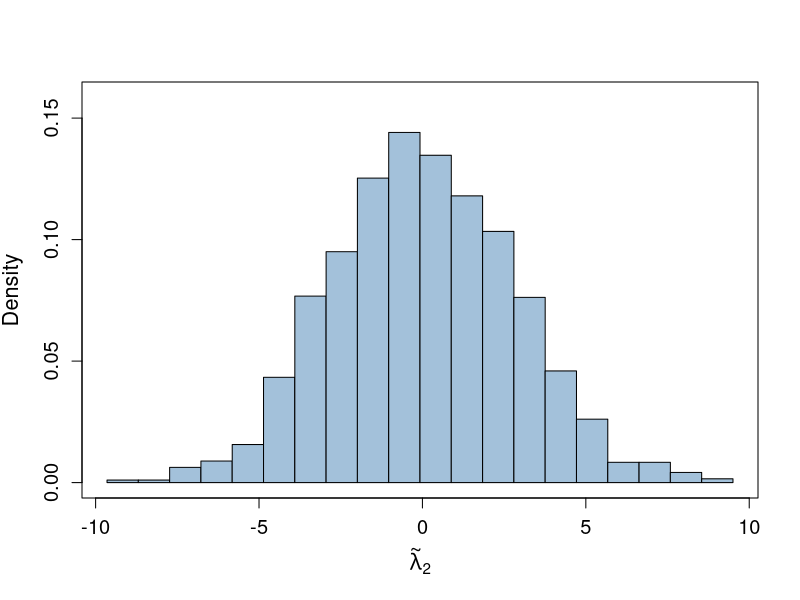

Write the R code that produced this figure.
n <- 5000
p <- 2
R <- 2000
num_bins <- 20

simulate_eigenvalues <- function(n, R) {
  lambda2 <- numeric(R)
  for (i in 1:R) {
    X <- matrix(rnorm(n * p, mean = 0, sd = sqrt(c(1, 2))), nrow = n, ncol = p, byrow = TRUE)
    Sigma_hat <- (t(X) %*% X) / n
    lambda2[i] <- max(eigen(Sigma_hat, symmetric = TRUE)$values)
  }
  sqrt(n) * (lambda2 - 2)
}

asymp_lambda2 <- simulate_eigenvalues(n, R)

range <- range(asymp_lambda2)
breaks_seq <- seq(range[1], range[2], length.out = num_bins + 1)
densities <- hist(asymp_lambda2, breaks = breaks_seq, plot = FALSE, probability = TRUE)

hist(
  asymp_lambda2,
  breaks = breaks_seq,
  probability = TRUE,
  ylim = c(0, 1.1 * max(densities$density)),
  xlab = expression(tilde(lambda)[2]),
  ylab = "Density",
  main = "",
  col = "#A3C1DA",
  border = "black",
  axes = FALSE,
  cex.axis = 1.2,
  cex.lab = 1.3
)

axis(1, cex.axis = 1.2)
axis(2, cex.axis = 1.2)
box(bty = "o")
